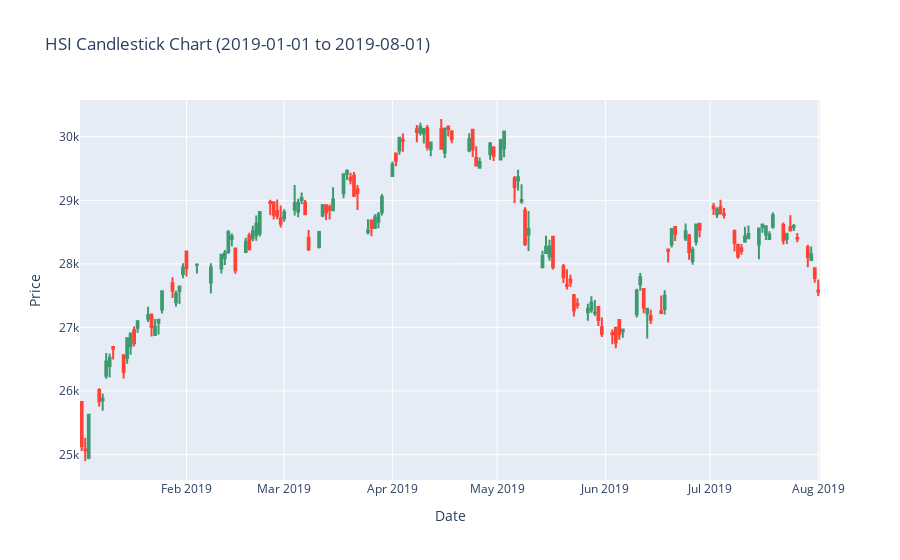

The notebook cell saved with this chart:
### Code cell
import plotly.graph_objects as go

# Define the desired date range
start_date = '2019-01-01'
end_date = '2019-08-01'

# Filter data based on the date range
filtered_hsi_data = hsi_data[(hsi_data['Date'] >= start_date) & (hsi_data['Date'] <= end_date)]

# Create Candlestick Chart
fig = go.Figure(data=[go.Candlestick(x=filtered_hsi_data['Date'],
                open=filtered_hsi_data['Open'],
                high=filtered_hsi_data['High'],
                low=filtered_hsi_data['Low'],
                close=filtered_hsi_data['Close'])])

# Update layout
fig.update_layout(title='HSI Candlestick Chart (2019-01-01 to 2019-08-01)',
                  xaxis_title='Date',
                  yaxis_title='Price',
                  xaxis_rangeslider_visible=False)

# Show the chart
fig.show()

### Figure 1 — Plotly figure (JSON) as saved in the notebook; plotly's stock layout.template omitted (floating-point values rounded to 4 significant figures; data arrays with more than 128 entries replaced by an {"elided": "..."} marker saying what was removed)
{"data": [{"close": {"elided": "142 float values"}, "high": {"elided": "142 float values"}, "low": {"elided": "142 float values"}, "open": {"elided": "142 float values"}, "type": "candlestick", "x": {"elided": "142 str values"}}], "layout": {"title": {"text": "HSI Candlestick Chart (2019-01-01 to 2019-08-01)"}, "xaxis": {"rangeslider": {"visible": false}, "title": {"text": "Date"}}, "yaxis": {"title": {"text": "Price"}}}}
